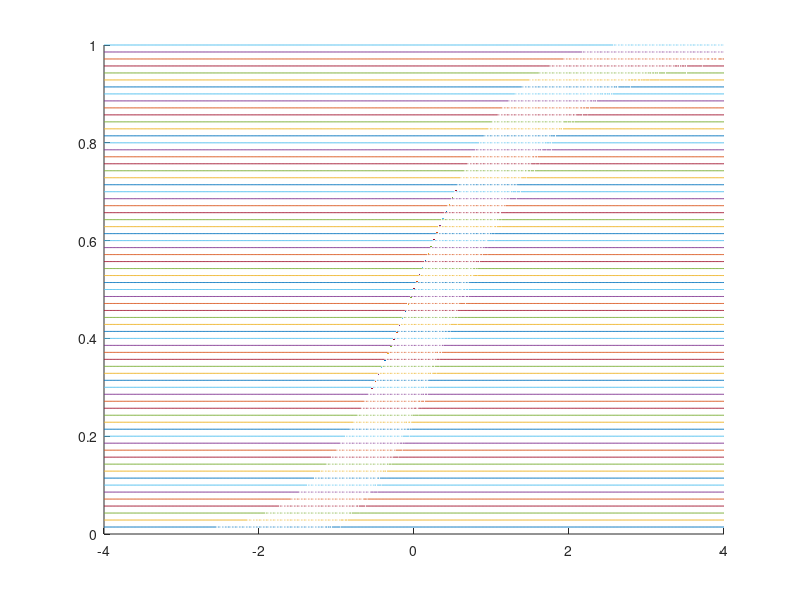

Source code (MATLAB):
%%%%%%%%%%%%%%%%%%%%%%%%%%%%%%%%%%%%%%%%%%%%%%%%%%%%%%%%%%%%%%%%%%%%%%%%%%%%%%%%%%%%%%%%%%%%%%%%%%%%%%%%%%%%%%%%%%%%%%%%%%%%%%%%%%
% START OF FILE
% Sam Harper
% UoB Quants
% Assuming IID variables are lognormal instead of student t
%%%%%%%%%%%%%%%%%%%%%%%%%%%%%%%%%%%%%%%%%%%%%%%%%%%%%%%%%%%%%%%%%%%%%%%%%%%%%%%%%%%%%%%%%%%%%%%%%%%%%%%%%%%%%%%%%%%%%%%%%%%%%%%%%%

%%%%%%%%%%%%%%%%%%%%%%%%%%%%%%%%%%%%%%%%%%%%%%%%%%%%%%%%%%%%%%%%%%%%%%%%%%%%%%%%%%%%%%%%%%%%%%%%%%%%%%%%%%%%%%%%%%%%%%%%%%%%%%%%%%
% Clearing Previous Workspace
%%%%%%%%%%%%%%%%%%%%%%%%%%%%%%%%%%%%%%%%%%%%%%%%%%%%%%%%%%%%%%%%%%%%%%%%%%%%%%%%%%%%%%%%%%%%%%%%%%%%%%%%%%%%%%%%%%%%%%%%%%%%%%%%%%

close all; clc; clear;%clearing workspace

%%%%%%%%%%%%%%%%%%%%%%%%%%%%%%%%%%%%%%%%%%%%%%%%%%%%%%%%%%%%%%%%%%%%%%%%%%%%%%%%%%%%%%%%%%%%%%%%%%%%%%%%%%%%%%%%%%%%%%%%%%%%%%%%%
% input
%%%%%%%%%%%%%%%%%%%%%%%%%%%%%%%%%%%%%%%%%%%%%%%%%%%%%%%%%%%%%%%%%%%%%%%%%%%%%%%%%%%%%%%%%%%%%%%%%%%%%%%%%%%%%%%%%%%%%%%%%%%%%%%%%

mu=0; %inputting mu
s=1; %inputting s
nu=10; %inputting number
T=70; %inputting T

%%%%%%%%%%%%%%%%%%%%%%%%%%%%%%%%%%%%%%%%%%%%%%%%%%%%%%%%%%%%%%%%%%%%%%%%%%%%%%%%%%%%%%%%%%%%%%%%%%%%%%%%%%%%%%%%%%%%%%%%%%%%%%%%%%
% pdf of r-th order statistic concentrated around the r/T quantile
%%%%%%%%%%%%%%%%%%%%%%%%%%%%%%%%%%%%%%%%%%%%%%%%%%%%%%%%%%%%%%%%%%%%%%%%%%%%%%%%%%%%%%%%%%%%%%%%%%%%%%%%%%%%%%%%%%%%%%%%%%%%%%%%%

rs=[1: T]; % defining number of quartiles
x=mu + s*[-4: .01 : 4];
F=tcdf((x-mu)/s,nu); % defines cdf
f=1/s*tpdf((x-mu)/s,nu); % defines pdf
for n=1:length(rs) % for loop for all s inputted
r=rs(n); % defining legnth of r

pdf_rT = gamma(T+1)/(gamma(r)*gamma(T-r+1))*(F.^(r-1)).*((1-F).^(T-r)).*f; %calculating value of pdf
q=mu+s*tinv(r/T,nu); %turning oit into a cdf

hold on
plot3(x,r/T+0*x,pdf_rT); %producing the graph
hold on
plot3(q,r/T,0,'.')
end

%%%%%%%%%%%%%%%%%%%%%%%%%%%%%%%%%%%%%%%%%%%%%%%%%%%%%%%%%%%%%%%%%%%%%%%%%%%%%%%%%%%%%%%%%%%%%%%%%%%%%%%%%%%%%%%%%%%%%%%%%%%%%%%%%
% END OF FILE
%%%%%%%%%%%%%%%%%%%%%%%%%%%%%%%%%%%%%%%%%%%%%%%%%%%%%%%%%%%%%%%%%%%%%%%%%%%%%%%%%%%%%%%%%%%%%%%%%%%%%%%%%%%%%%%%%%%%%%%%%%%%%%%%%
